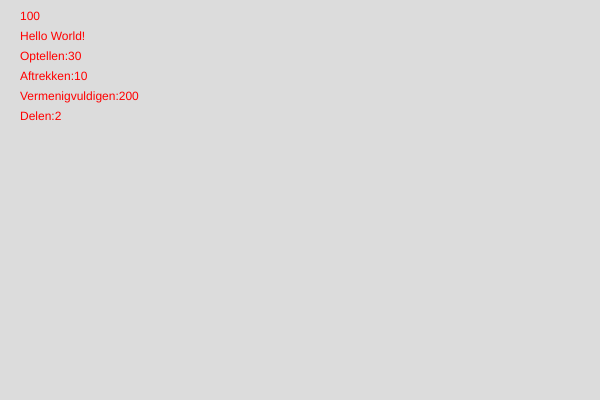
Frame 1 (no input)
Frame 60 (no input): identical to frame 1, image omitted
Frame 120 (the mouse pressed at the canvas centre since frame 60): identical to frame 1, image omitted

The p5.js sketch that drew this single still picture (run headless with seeded random() and noise() and a simulated clock; from frame 60 on, the mouse is pressed at the canvas centre):

// p5.js sketch
// ── sketch.js
let x = 100
let greeting = "Hello World!"
let a = 20
let b = 10

function setup() {
  createCanvas(600, 400);
}

function draw() {
  background(220);
  fill(255, 0, 0);

text(x, 20, 20);

text(greeting, 20, 40);

let optelResultaat = a + b;
text("Optellen:" + optelResultaat, 20, 60);
//text(a + b, 70, 60)

let opterlResultaat2 = a - b;
text("Aftrekken:" + opterlResultaat2, 20, 80);

let optelResultaat3 = a * b;
text("Vermenigvuldigen:" + optelResultaat3, 20, 100);

let optelResultaat4 = a / b;
text("Delen:" + optelResultaat4, 20, 120);

}
